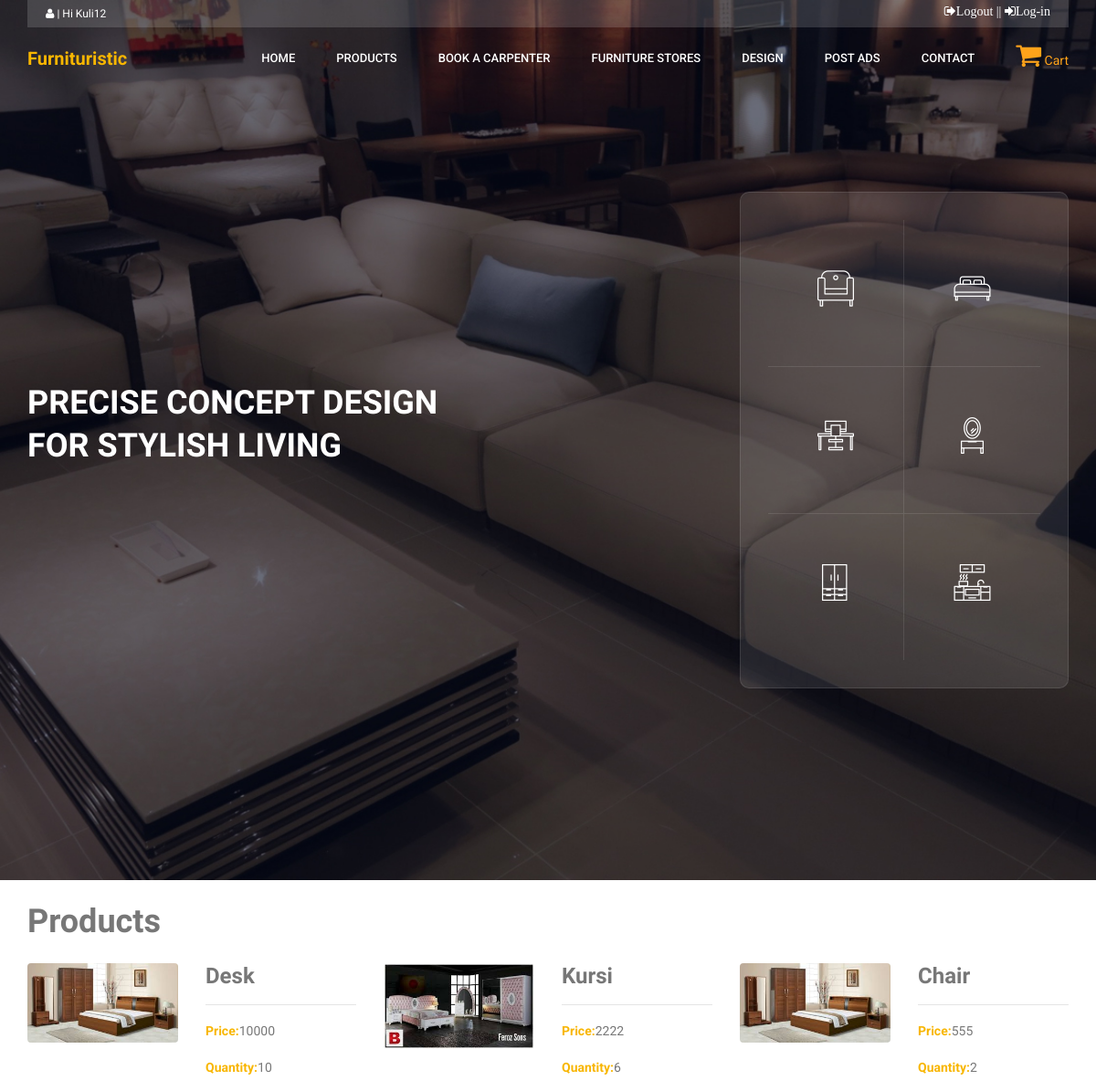
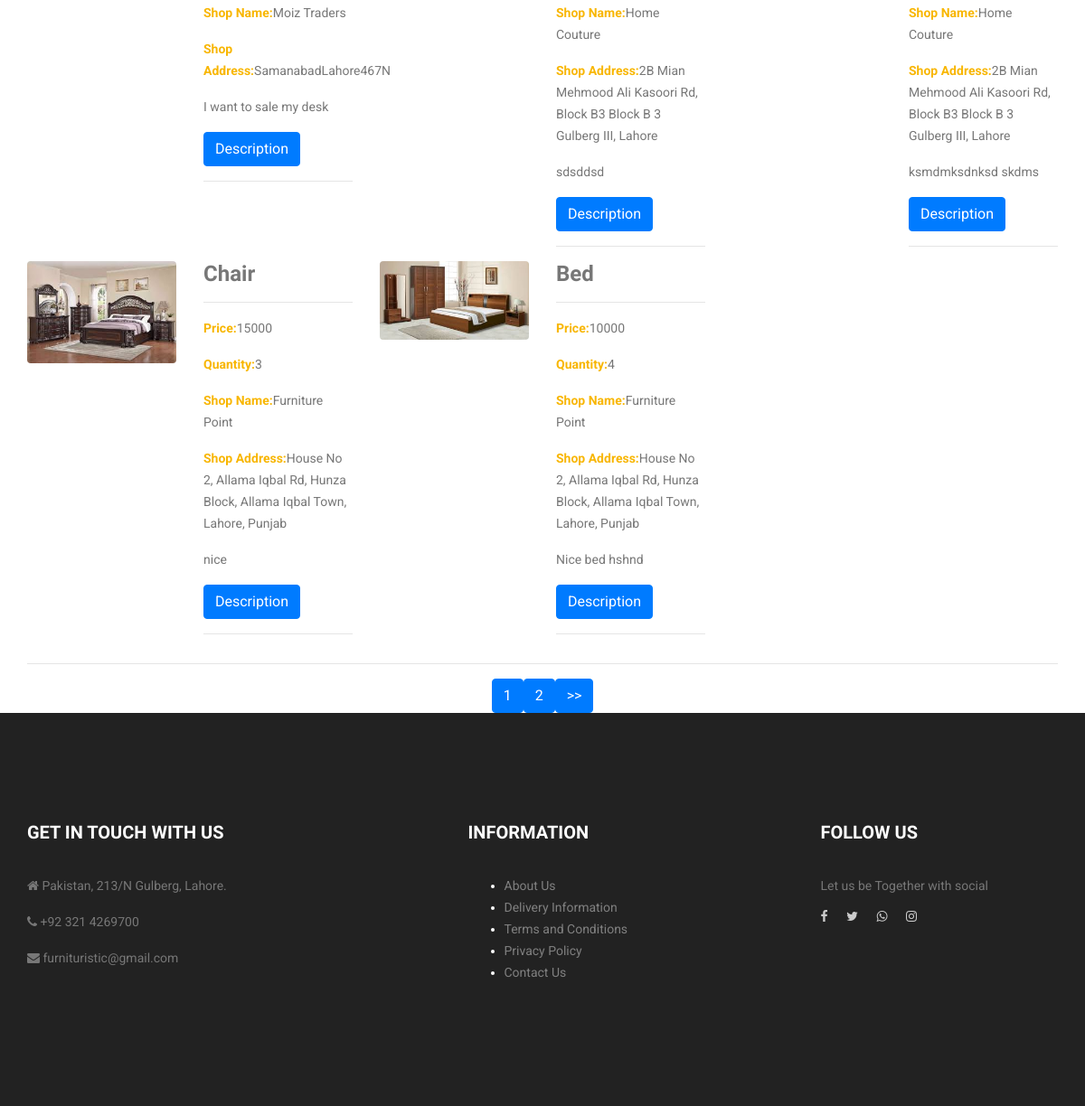
Screenshot of /UserPanel/product.php (signed in) with the database file from the repository (2 pictures, top to bottom).
### tables this page shows
CREATE TABLE `shopkeeper_add_product` (
  `id` int(11) NOT NULL,
  `user_id` int(11) NOT NULL,
  `product_name` varchar(22) NOT NULL,
  `price` varchar(22) NOT NULL,
  `qty` varchar(22) NOT NULL,
  `shop_name` varchar(50) NOT NULL,
  `shop_address` varchar(255) NOT NULL,
  `description` varchar(300) NOT NULL,
  `date` datetime NOT NULL,
  `img1` varchar(300) NOT NULL,
  `img2` varchar(300) NOT NULL,
  `img3` varchar(300) NOT NULL
);

### UserPanel/product.php (the view, shortened to what this page needs)
<?php
include "includes/header.php";
 ?>
      <div class="container">
        <h1 class="my-4">Products</h1>
<div class="row">
        <?php
        $connection= mysqli_connect("localhost","root","","fyp_2");
        $record_per_page=6;
        $page='';
        if(isset($_GET["page"]))
        {
          $page=$_GET["page"];
        }
        else {
          $page=1;
        }
        $start_from = ($page-1)*$record_per_page;
       $query="select * from shopkeeper_add_product order by id desc LIMIT $start_from,$record_per_page";
       $result=$connection->query($query);
        while($row=mysqli_fetch_array($result))
        {
          ?>
            <div class="col-md-2">
              <a href="#">
                <img class="img-fluid rounded mb-3 mb-md-0" src="../shopkeeper/shopkeeper_images/<?php echo $row["img1"];?>" alt="" width="300"height="400">
              </a>
            </div>
            <div class="col-md-2">
                          <h3><?php echo $row["product_name"];?></h3>
                          <hr>
                          <p><b>Price:</b><?php echo $row["price"];?></p>
                          <p><b>Quantity:</b><?php echo $row["qty"];?></p>
                          <p><b>Shop Name:</b><?php echo $row["shop_name"];?></p>
                          <p><b>Shop Address:</b><?php echo $row["shop_address"];?></p>
                          <p><?php echo $row["description"];?></p>
              <a class="btn btn-primary" href="product_details.php?id=<?php echo $row["id"];?>" >Description</a>
                <hr>
            </div>
        <?php
         }
         ?>
  </div>
        <hr>
      <div align="center">
<?php
$page_query="select * from product order by id desc";
$page_result= mysqli_query($connection,$page_query);
$total_records = mysqli_num_rows($page_result);
$total_pages = ceil ($total_records/$record_per_page);
for($i=1;$i<=$total_pages;$i++)
{
  echo '<a href="product.php?page='.$i.'" class=" btn btn-primary">'.$i.'</a>';
}
if($i>$page)
{
  echo '<a href="product.php?page='.($page+1).'" class=" btn btn-primary">>></a>';
}
 ?>
</div>
      </div>
        <?php
        include "includes/footer.php";
         ?>

### UserPanel/includes/header.php (shortened to what this page needs)
<!doctype html>
<html lang="en">
    <head>
        <link rel="stylesheet" href="css/bootstrap.css">
        <link rel="stylesheet" href="css/font-awesome.min.css">
        <link rel="stylesheet" href="vendors/flaticon/flaticon.css">
        <link rel="stylesheet" href="css/style.css">
        <link rel="stylesheet" href="css/responsive.css">
        <link rel="stylesheet" href="css/cartHover.css">
    </head>
    <body>
        <header class="header_area">
          <div class="top_menu">
            <div class="container">
              <div class="top_inner">
                <div class="float-left">
                  <ul class="list header_socila">
                    <?php
                    if(isset( $_SESSION['LoginUser'])=="")
                    {
                    }
                    else
                     {
                       ?>
                       <li><a href="my_account.php"><i class="fa fa-user"></i> | Hi <?php echo $_SESSION['LoginUser'];?></a></li>
                      <?php
                    }
                    ?>
                  </ul>
                </div>
                <div class="float-right">
                  <a style="color:white" href="logout.php"><i class="fa fa-sign-out">Logout || </i></a>
                  <?php
                  if(isset( $_SESSION['LoginUser'])=="")
                  {
                  }
                  else
                   {
                     ?>
                    <a style="color:white" href="loginform/log_in.php"><i class="fa fa-sign-in">Log-in</i></a>
                    <?php
                  }
                  ?>
                </div>
              </div>
            </div>
          </div>
            <div class="main_menu" id="mainNav">
            	<nav class="navbar navbar-expand-lg navbar-light">
					<div class="container">
						<a class="navbar-brand logo_h" href="home.php"><b>Furnituristic</b></a>
						<div class="collapse navbar-collapse offset" id="navbarSupportedContent">
							<ul class="nav navbar-nav menu_nav ml-auto">
								<li class="nav-item active"><a class="nav-link" href="home.php">Home</a></li>
                	<li class="nav-item active"><a class="nav-link" href="product.php">Products</a></li>
               <li class="nav-item active"><a class="nav-link" href="book_a_carpenter.php">Book a Carpenter</a></li>
                <li class="nav-item active"><a class="nav-link" href="fur_shop.php">Furniture Stores</a></li>
               	<li class="nav-item active"><a class="nav-link" href="design.php">Design</a></li>
								<li class="nav-item submenu dropdown">
									<a href="#" class="nav-link dropdown-toggle" data-toggle="dropdown" role="button" aria-haspopup="true" aria-expanded="false">Post ads</a>
								</li>
								<li class="nav-item"><a class="nav-link" href="contact.php">Contact</a></li>
<div class="cart" style="padding-top:15px;">
      <li class="nav-item"><a  style="color:#ffa31a"  id="cart"><i  style="font-size: 30px;" class="fa fa-shopping-cart"></i> Cart </a></li>
</div>
</ul>
</div>
  </div>
</nav>
</div>
</header>
               <section class="home_banner_area">
                    <div class="banner_inner">
        				<div class="container">
        					<div class="row">
        						<div class="col-lg-8">
        							<div class="banner_content">
        								<h2>Precise concept design <br />for stylish living</h2>
        							</div>
        						</div>
        						<div class="col-lg-4">
        							<div class="home_right_box">
        								<div class="home_item">
        									<i class="flaticon-sofa"></i>
        								</div>
        								<div class="home_item">
        									<i class="flaticon-bed"></i>
        								</div>
        								<div class="home_item">
        									<i class="flaticon-computer"></i>
        								</div>
        								<div class="home_item">
        									<i class="flaticon-mirror"></i>
        								</div>
        								<div class="home_item">
        									<i class="flaticon-closet"></i>
        								</div>
        								<div class="home_item">
        									<i class="flaticon-kitchen"></i>
        								</div>
        							</div>
        						</div>
        					</div>
        				</div>
                    </div>
                </section>
</body>

### UserPanel/includes/footer.php (shortened to what this page needs)
<footer class="footer_area p_120">
  <div class="container">
    <div class="row footer_inner">
      <div class="col-md-5">
  <div class="f_title">
          <h3>Get in Touch with us</h3>
        </div>
          <p><i class="fa fa-home"></i> Pakistan, 213/N Gulberg, Lahore.</p>
          <p><i class="fa fa-phone"></i> +92 321 4269700</p>
          <p class="mb20"><i class="fa fa-envelope"></i> furnituristic@gmail.com</p>
      </div>
      <div class="col-lg-4 col-sm-4">
          <div class="f_title">
            <h3>Information</h3>
          </div>
          		<div class="infos">
            <ul style="color:white">
              <li><a  style="color:grey" href="about-us.php">About Us</a></li>
              <li><a  style="color:grey" href="delivery-info.php">Delivery Information</a></li>
              <li><a  style="color:grey" href="term-con.php">Terms and Conditions</a></li>
              <li><a  style="color:grey"href="pri-pol.php">Privacy Policy</a></li>
              <li><a style="color:grey" href="contact.php">Contact Us</a></li>
            </ul>
          </div>
      </div>
      <div class="col-lg-3">
        <aside class="f_widget social_widget">
          <div class="f_title">
            <h3>Follow Us</h3>
          </div>
          <p>Let us be Together with social</p>
          <ul class="list">
            <li><a href="#"><i class="fa fa-facebook"></i></a></li>
            <li><a href="#"><i class="fa fa-twitter"></i></a></li>
            <li><a href="#"><i class="fa fa-whatsapp"></i></a></li>
            <li><a href="#"><i class="fa fa-instagram"></i></a></li>
          </ul>
        </aside>
      </div>
    </div>
  </div>
</footer>
</body>
</html>

### UserPanel/css/style.css (style rules this page uses)
.list { list-style: none; margin: 0px; padding: 0px; }
a { text-decoration: none; transition: all 0.3s ease-in-out; }
body { line-height: 24px; font-size: 14px; font-family: "Roboto", sans-serif; font-weight: normal; color: #777777; }
h1, h2, h3, h4, h5, h6 { font-family: "Heebo", sans-serif; font-weight: bold; }
.p_120 { padding-top: 120px; padding-bottom: 120px; }
@media (min-width: 1200px) { .container { max-width: 1170px; } }
.header_area { position: absolute; width: 100%; top: 0; left: 0; z-index: 99; transition: background 0.4s, all 0.3s linear; }
.header_area .navbar { background: transparent; padding: 0px; border: 0px; border-radius: 0px; }
.header_area .navbar .nav .nav-item { margin-right: 45px; }
.header_area .navbar .nav .nav-item .nav-link { font: 500 13px/68px "Roboto", sans-serif; text-transform: uppercase; color: #fff; padding: 0px; display: inline-block; }
.header_area .navbar .nav .nav-item .nav-link:after { display: none; }
.header_area .navbar .nav .nav-item.submenu { position: relative; }
.header_area .navbar .nav .nav-item:last-child { margin-right: 0px; }
.top_menu { overflow: hidden; }
.top_menu .top_inner { background: rgba(255, 255, 255, 0.15); overflow: hidden; padding-left: 20px; padding-right: 20px; }
.top_menu .float-left a { line-height: 30px; display: inline-block; color: #fff; font-family: "Roboto", sans-serif; font-size: 12px; margin-right: 50px; transition: all 300ms linear 0s; }
.top_menu .float-left a:last-child { margin-right: 0px; }
.header_socila li { display: inline-block; margin-right: 20px; }
.header_socila li a { color: #fff; line-height: 30px; display: inline-block; }
.header_socila li:last-child { margin-right: 0px; }
.home_banner_area { z-index: 1; background: url(../img/banner/home-banner.jpg) no-repeat scroll center center; background-size: cover; }
.home_banner_area .banner_inner { width: 100%; }
.home_banner_area .banner_inner .col-lg-8 { vertical-align: middle; align-self: center; }
.home_banner_area .banner_inner .banner_content { text-align: left; color: #fff; }
.home_banner_area .banner_inner .banner_content h2 { margin-top: 0px; font-size: 36px; font-weight: bold; font-family: "Heebo", sans-serif; line-height: 47px; margin-bottom: 20px; text-transform: uppercase; }
.home_banner_area .home_right_box { background: rgba(255, 255, 255, 0.1); padding: 30px; display: flex; flex-wrap: wrap; margin-top: 210px; margin-bottom: 210px; border: 1px solid rgba(255, 255, 255, 0.1); border-radius: 10px; }
.home_banner_area .home_right_box .home_item { flex: 0 0 50%; max-width: 50%; text-align: center; line-height: 150px; border-bottom: 1px solid rgba(255, 255, 255, 0.1); transition: all 300ms linear 0s; }
.home_banner_area .home_right_box .home_item i { font-size: 40px; }
.home_banner_area .home_right_box .home_item i:before { font-size: 40px; color: #fff; margin-left: 0px; }
.home_banner_area .home_right_box .home_item:nth-child(odd) { border-right: 1px solid rgba(255, 255, 255, 0.1); }
.home_banner_area .home_right_box .home_item:nth-child(5) { border-bottom: 0px; }
.home_banner_area .home_right_box .home_item:last-child { border-bottom: 0px; }
b, sup, sub, u, del { color: #f8b600; }
h1 { font-size: 36px; }
h2 { font-size: 30px; }
h3 { font-size: 24px; }
.footer_area { background: #222222; }
.f_title { margin-bottom: 35px; }
.f_title h3 { color: #fff; font-size: 20px; font-weight: bold; font-family: "Heebo", sans-serif; margin-bottom: 0px; text-transform: uppercase; }
.social_widget p { font-size: 14px; line-height: 24px; font-family: "Roboto", sans-serif; color: #777777; margin-bottom: 10px; }
.social_widget .list li { margin-right: 17px; display: inline-block; }
.social_widget .list li a { color: #cccccc; font-size: 14px; transition: all 300ms linear 0s; }
.social_widget .list li:last-child { margin-right: 0px; }

### UserPanel/css/cartHover.css (style rules this page uses)
*, *:before, *:after { box-sizing: border-box; }
img { float: left; margin-right: 10px; }

### rows the page displays
shopkeeper_add_product: img1 (picture), product_name "Desk", price "10000", qty "10", shop_name "Moiz Traders", shop_address "SamanabadLahore467N", description "I want to sale my desk"
shopkeeper_add_product: img1 (picture), product_name "Kursi", price "2222", qty "6", shop_name "Home Couture", shop_address "2B Mian Mehmood Ali Kasoori Rd, Block B3 Block B 3 Gulberg III, Lahore", description "sdsddsd"
shopkeeper_add_product: img1 (picture), product_name "Chair", price "555", qty "2", shop_name "Home Couture", shop_address "2B Mian Mehmood Ali Kasoori Rd, Block B3 Block B 3 Gulberg III, Lahore", description "ksmdmksdnksd skdms"
shopkeeper_add_product: img1 (picture), product_name "Chair", price "15000", qty "3", shop_name "Furniture Point", shop_address "House No 2, Allama Iqbal Rd, Hunza Block, Allama Iqbal Town, Lahore, Punjab", description "nice"
shopkeeper_add_product: img1 (picture), product_name "Bed", price "10000", qty "4", shop_name "Furniture Point", shop_address "House No 2, Allama Iqbal Rd, Hunza Block, Allama Iqbal Town, Lahore, Punjab", description "Nice bed hshnd"

### other values shown
$_SESSION['LoginUser'] "Kuli12"
